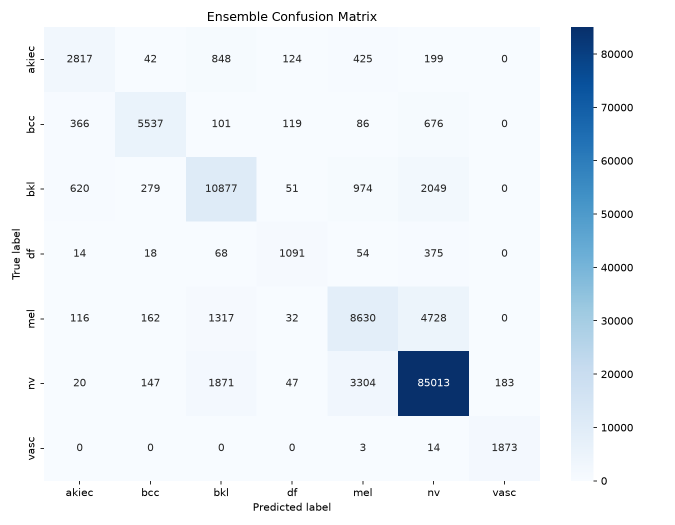
#> input picture ensemble_confusion_heatmap.png, 1350 x 1050 px (shown at 1/2 size)
$ python lowestpump_data_augment.py --input_dir .
#> lines starting #> are read from the running program, lines starting #| are printed output that depends on the picture
import argparse
import csv
import os
import sys
import time
from concurrent.futures import ProcessPoolExecutor, as_completed
from pathlib import Path

import numpy as np
from PIL import Image

# ---------------------------------------------------------------------------
# Combination definitions
# ---------------------------------------------------------------------------

FLIPS = {
    "NoF": None,
    "Fx": Image.FLIP_LEFT_RIGHT,
    # "Fy" (vertical flip) dropped -- with 5 rotations below this keeps the
    # total near 100,000 images. Add it back (3 flips x 5 rotations = 15/image)
    # if you'd rather have more variety and don't mind ~150,000 images instead.
}

ROTATIONS = [0, 72, 144, 216, 288]  # 5 evenly-spaced angles
TONE_LEVELS = [0]  # no tone/color augmentation -- keeps combos low and simple
TONE_STEP = 15  # pixel-value shift per level, tune to taste

# Combos/image = len(FLIPS) x len(ROTATIONS) x len(TONE_LEVELS)^2
#              = 2 x 5 x 1 x 1 = 10
# Total images = 10 x (number of source images, e.g. 10,015 for HAM10000)
#              = ~100,150 -- adjust FLIPS/ROTATIONS/TONE_LEVELS above to retarget.

IMG_EXTENSIONS = {".jpg", ".jpeg", ".png", ".bmp", ".tif", ".tiff"}


def apply_flip(img, flip_name):
    op = FLIPS[flip_name]
    return img if op is None else img.transpose(op)


def apply_rotation(img, degrees):
    if degrees == 0:
        return img
    # expand=False keeps original canvas size so every output is uniform;
    # change to expand=True if you'd rather keep full rotated content.
    return img.rotate(degrees, resample=Image.BICUBIC, expand=False)


def apply_tone(img, cool_level, warm_level):
    if cool_level == 0 and warm_level == 0:
        return img
    arr = np.asarray(img).astype(np.int16)
    net_warmth = (warm_level - cool_level) * TONE_STEP
    arr[..., 0] = np.clip(arr[..., 0] + net_warmth, 0, 255)   # Red
    arr[..., 2] = np.clip(arr[..., 2] - net_warmth, 0, 255)   # Blue
    return Image.fromarray(arr.astype(np.uint8))


def build_combinations():
    combos = []
    for flip_name in FLIPS:
        for deg in ROTATIONS:
            for cool in TONE_LEVELS:
                for warm in TONE_LEVELS:
                    combos.append((flip_name, deg, cool, warm))
    return combos


COMBINATIONS = build_combinations()


# ---------------------------------------------------------------------------
# Per-image worker
# ---------------------------------------------------------------------------

def process_one_image(args):
    src_path, output_dir, resize, quality, label = args
    image_id = src_path.stem
    out_subdir = output_dir / image_id
    out_subdir.mkdir(parents=True, exist_ok=True)

    rows = []
    try:
        with Image.open(src_path) as im:
            im = im.convert("RGB")
            if resize:
                im = im.resize(resize, Image.LANCZOS)

            for flip_name, deg, cool, warm in COMBINATIONS:
                out = apply_flip(im, flip_name)
                out = apply_rotation(out, deg)
                out = apply_tone(out, cool, warm)

                fname = f"{image_id}_{flip_name}_R{deg}_C{cool}_W{warm}.jpg"
                out_path = out_subdir / fname
                out.save(out_path, "JPEG", quality=quality)

                rows.append({
                    "filename": str(out_path),
                    "original_image": src_path.name,
                    "flip": flip_name,
                    "rotation_deg": deg,
                    "cool_level": cool,
                    "warm_level": warm,
                    "label": label if label is not None else "",
                })
    except Exception as e:
        print(f"[WARN] Failed on {src_path.name}: {e}", file=sys.stderr)
        return []

    return rows


# ---------------------------------------------------------------------------
# Metadata loading
# ---------------------------------------------------------------------------

def load_labels(metadata_csv, id_col, label_col):
    labels = {}
    if not metadata_csv:
        return labels
    with open(metadata_csv, newline="", encoding="utf-8") as f:
        reader = csv.DictReader(f)
        if id_col not in reader.fieldnames or label_col not in reader.fieldnames:
            print(f"[WARN] metadata_csv missing columns '{id_col}' / '{label_col}'. "
                  f"Found columns: {reader.fieldnames}. Continuing without labels.",
                  file=sys.stderr)
            return labels
        for row in reader:
            labels[row[id_col]] = row[label_col]
    return labels


# ---------------------------------------------------------------------------
# Main
# ---------------------------------------------------------------------------

def main():
    parser = argparse.ArgumentParser(description="Augment images into a large training set.")
    parser.add_argument("--input_dir", required=True, help="Folder of source images")
    parser.add_argument("--output_dir", default="all_augment_100K",
                         help='Output root folder (default: "all_augment_100K")')
    parser.add_argument("--metadata_csv", default=None, help="Optional CSV with image id + label columns")
    parser.add_argument("--id_col", default="image_id")
    parser.add_argument("--label_col", default="dx")
    parser.add_argument("--resize", default=None, help='Optional "W,H", e.g. "224,224"')
    parser.add_argument("--quality", type=int, default=90)
    parser.add_argument("--workers", type=int, default=os.cpu_count() or 4)
    parser.add_argument("--limit", type=int, default=None, help="Only process first N source images (testing)")
    args = parser.parse_args()

    input_dir = Path(args.input_dir)
    output_dir = Path(args.output_dir)

    if output_dir.exists() and any(output_dir.iterdir()):
        print(f"[ERROR] --output_dir '{output_dir}' already exists and is not empty. "
              f"Refusing to run to avoid silently overwriting/mixing files from a "
              f"previous run (this is exactly what caused the all-augment mix-up "
              f"before). Pick a new --output_dir, or delete/rename the existing "
              f"folder first if you're sure you want to regenerate into it.",
              file=sys.stderr)
        sys.exit(1)

    output_dir.mkdir(parents=True, exist_ok=True)

    resize = None
    if args.resize:
        w, h = (int(x) for x in args.resize.split(","))
        resize = (w, h)

    src_paths = sorted(
        p for p in input_dir.iterdir()
        if p.suffix.lower() in IMG_EXTENSIONS
    )
    if args.limit:
        src_paths = src_paths[: args.limit]

    n_images = len(src_paths)
    n_combos = len(COMBINATIONS)
    total_out = n_images * n_combos

    print(f"Source images found : {n_images}")
    print(f"Combinations/image  : {n_combos} "
          f"({len(FLIPS)} flips x {len(ROTATIONS)} rotations x "
          f"{len(TONE_LEVELS)} cool x {len(TONE_LEVELS)} warm)")
    print(f"Total output images : {total_out:,}")
    print(f"Output folder       : {output_dir.resolve()}")
    print(f"Workers             : {args.workers}")
    print("-" * 60)

    labels = load_labels(args.metadata_csv, args.id_col, args.label_col)

    meta_path = output_dir / "lowmeta.csv"
    fieldnames = ["filename", "original_image", "flip", "rotation_deg",
                  "cool_level", "warm_level", "label"]

    tasks = []
    for src_path in src_paths:
        label = labels.get(src_path.stem)
        tasks.append((src_path, output_dir, resize, args.quality, label))

    start = time.time()
    written = 0

    with open(meta_path, "w", newline="", encoding="utf-8") as meta_f:
        writer = csv.DictWriter(meta_f, fieldnames=fieldnames)
        writer.writeheader()

        with ProcessPoolExecutor(max_workers=args.workers) as executor:
            futures = {executor.submit(process_one_image, t): t[0] for t in tasks}
#> in process_one_image, im is the input picture: PIL image 1350x1050 RGBA; mean R, G, B, A 238.7, 243.6, 248.5, 255
#> the loop in process_one_image, `for flip_name, deg, cool, warm in COMBINATIONS:` made 10 passes
#> pass 2, in process_one_image, `out = apply_rotation(out, deg)`:
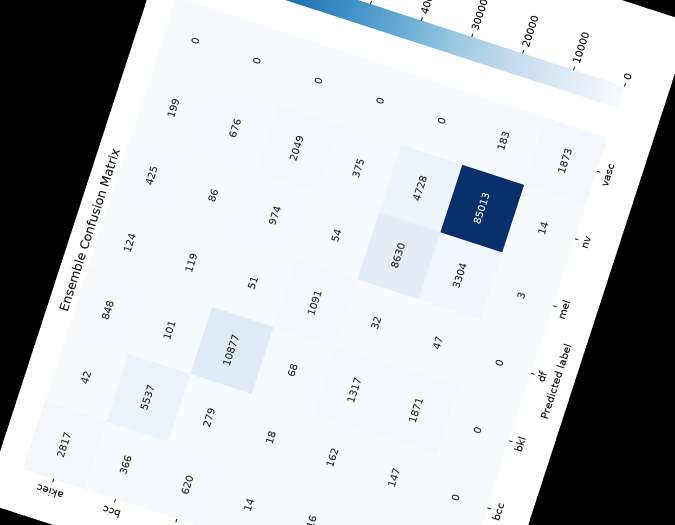
#> out: PIL image 1350x1050 RGB (shown at 1/2 size); mean R, G, B 193.3, 197.4, 201.5
#> pass 3, in process_one_image, `out = apply_rotation(out, deg)`:
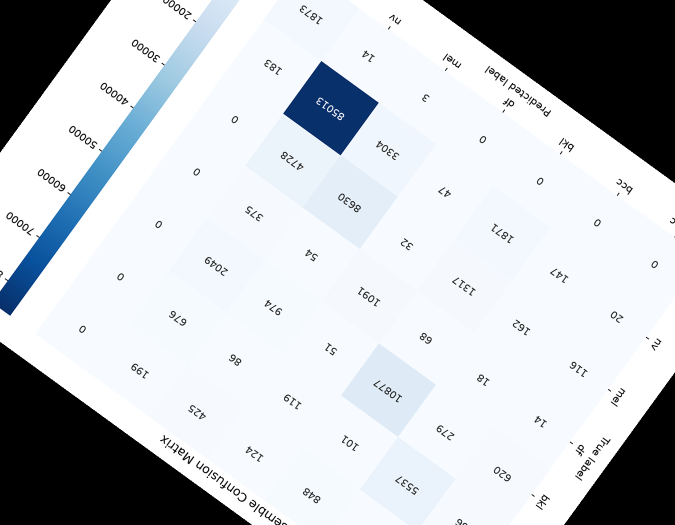
#> out: PIL image 1350x1050 RGB (shown at 1/2 size); mean R, G, B 194.2, 198.8, 203.4
#> after the loop in process_one_image, `for flip_name, deg, cool, warm in COMBINATIONS:`:
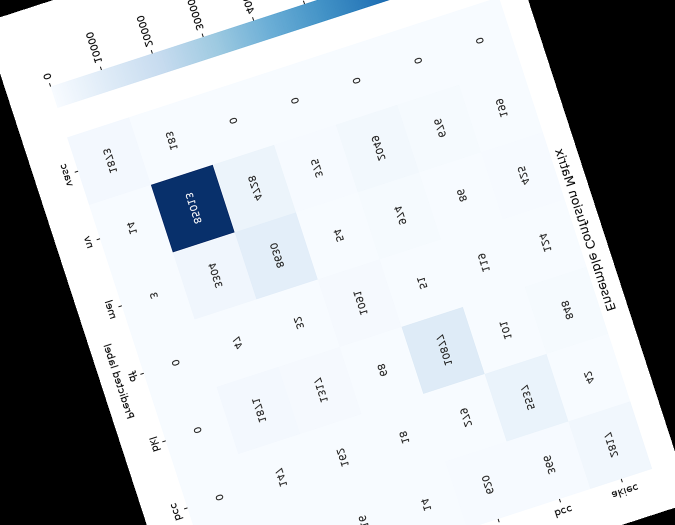
#> out: PIL image 1350x1050 RGB (shown at 1/2 size); mean R, G, B 193.3, 197.4, 201.5
#> after the loop in process_one_image, `for flip_name, deg, cool, warm in COMBINATIONS:`: rows = 10 items
#> in process_one_image (call 2), `src_path, output_dir, resize, quality, label = args`: quality = 90
#> in process_one_image (call 2), `image_id = src_path.stem`: image_id = 'test_image'
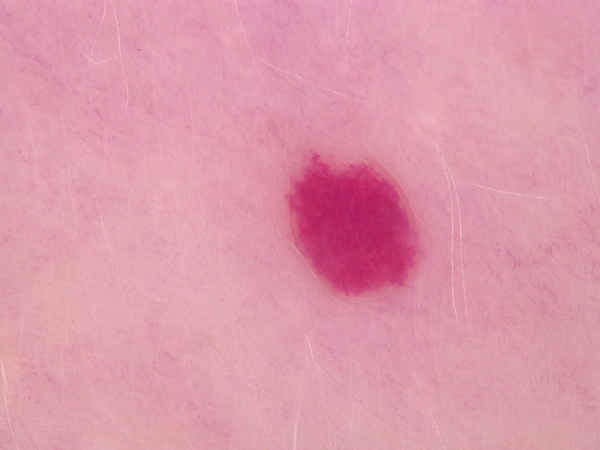
#> input picture test_image.jpg, 600 x 450 px
#> in process_one_image, im is the input picture: PIL image 600x450 RGB; mean R, G, B 221, 152.4, 169.6
#> the loop in process_one_image (call 2), `for flip_name, deg, cool, warm in COMBINATIONS:` made 10 passes
#> fname on passes 1 to 10: 'test_image_NoF_R0_C0_W0.jpg', 'test_image_NoF_R72_C0_W0.jpg', 'test_image_NoF_R144_C0_W0.jpg', 'test_image_NoF_R216_C0_W0.jpg', 'test_image_NoF_R288_C0_W0.jpg', 'test_image_Fx_R0_C0_W0.jpg', 'test_image_Fx_R72_C0_W0.jpg', 'test_image_Fx_R144_C0_W0.jpg', 'test_image_Fx_R216_C0_W0.jpg', 'test_image_Fx_R288_C0_W0.jpg'
#> pass 2, in process_one_image (call 2), `out = apply_rotation(out, deg)`:
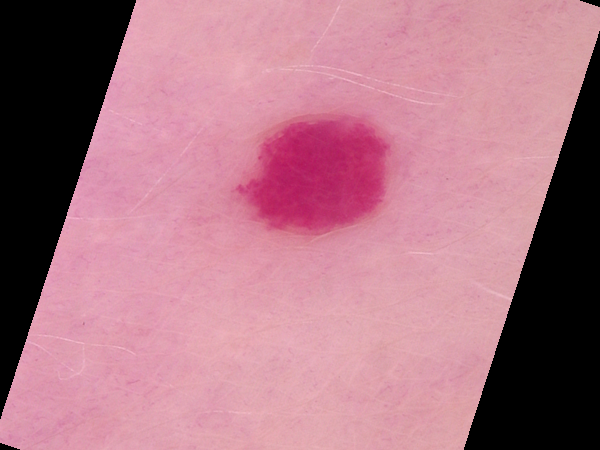
#> out: PIL image 600x450 RGB; mean R, G, B 173.4, 118.1, 132.7
#> pass 3, in process_one_image (call 2), `out = apply_rotation(out, deg)`:
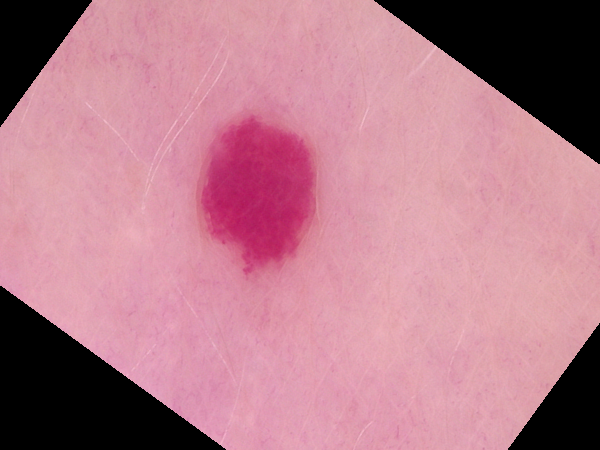
#> out: PIL image 600x450 RGB; mean R, G, B 180.4, 123.5, 138
#> after the loop in process_one_image (call 2), `for flip_name, deg, cool, warm in COMBINATIONS:`:
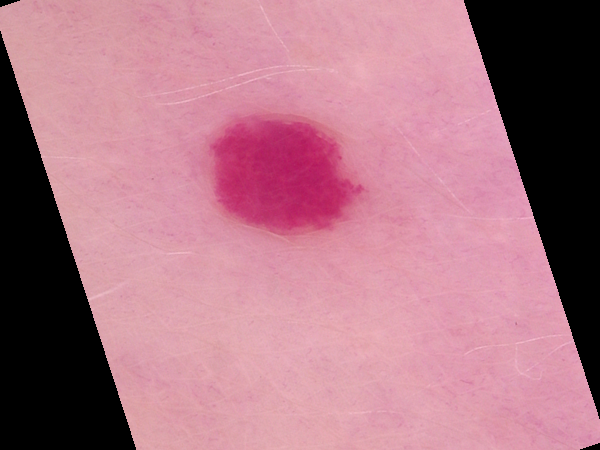
#> out: PIL image 600x450 RGB; mean R, G, B 173.4, 118.1, 132.7
#> futures = 2 items
            done_images = 0
            for future in as_completed(futures):
                rows = future.result()
                for row in rows:
                    writer.writerow(row)
                written += len(rows)
                done_images += 1

                if done_images % 50 == 0 or done_images == n_images:
                    elapsed = time.time() - start
                    rate = done_images / elapsed if elapsed > 0 else 0
                    remaining = (n_images - done_images) / rate if rate > 0 else float("inf")
                    print(f"[{done_images}/{n_images} source images] "
                          f"{written:,} output images written | "
                          f"{elapsed/60:.1f} min elapsed | "
                          f"~{remaining/60:.1f} min remaining", flush=True)
#> this loop made 2 passes
#> (written, done_images, rate, remaining) on pass 2: (20, 2, 1.06, 0)
#> (written, done_images) on pass 1: (10, 1)
#| [2/2 source images] 20 output images written | 0.0 min elapsed | ~0.0 min remaining
#> after the loop, done_images = 2; written = 20

    print("-" * 60)
    print(f"Done. {written:,} images written to '{output_dir}'.")
#| Done. 20 images written to 'all_augment_100K'.
    print(f"Metadata written to '{meta_path}'.")


if __name__ == "__main__":
    main()
